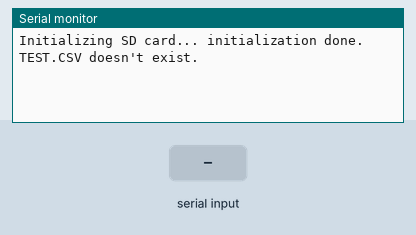
Simulated run of this sketch. Board: Arduino Uno, built with avr-gcc and run on an emulated ATmega328P. Shown: the last lines printed to the serial monitor. Inputs (shaded band) come from the test bench. Storage starts empty.

Above: at 1.2 s.
1.3 s: "1" received over Serial
At 3.4 s:
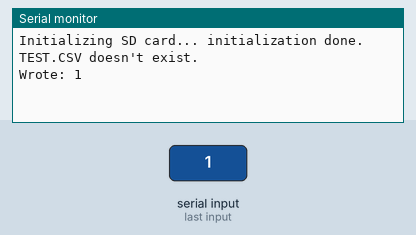
3.8 s: "0" received over Serial
At 5.3 s:
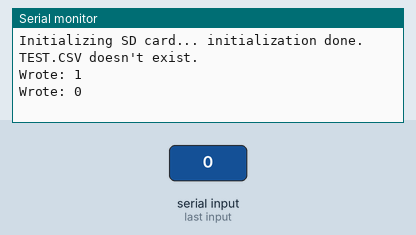

Measured:
- after the input at 1.3 s, the serial monitor: prints a new line after 1.0 s (image 1)
- after the input at 3.8 s, the serial monitor: prints a new line after 1.0 s (image 2)

The sketch:

SDTestCode.ino
```cpp
/*
  MOSI - pin 11
  MISO - pin 12
  CLK - pin 13
  CS - pin 4 (for MKRZero SD: SDCARD_SS_PIN)
*/
#include <SPI.h>
#include <SD.h>
File testFile;

int CSPIN = 4;

void setup()
{
  // Open serial communication
  Serial.begin(9600);
  while (!Serial) {}
  SDInit();
}

void loop()
{
  readAndWrite();
}

void SDInit()
{
  Serial.print("Initializing SD card... ");
  if (!SD.begin(CSPIN))
  {
    Serial.println("initialization failed!");
    while(1) {}
  }

  Serial.println("initialization done.");
  // Check to see if the file exists:
  if (SD.exists("TEST.CSV"))
  {
    Serial.println("TEST.CSV exists.");
    Serial.print("Removing test.csv... ");
    SD.remove("TEST.CSV");
    Serial.println("done");
  }
  else
  {
    Serial.println("TEST.CSV doesn't exist.");
  }

  testFile = SD.open("test.csv", FILE_WRITE);
}

void readAndWrite()
{
  if (Serial.available())
  {
    String input = Serial.readString();
    input.trim();
    if (input == "Stop")
    {
      testFile.close();
      while(1) {}
    }
    testFile.println(input);
    Serial.print("Wrote: ");
    Serial.println(input);
  }
}
```
